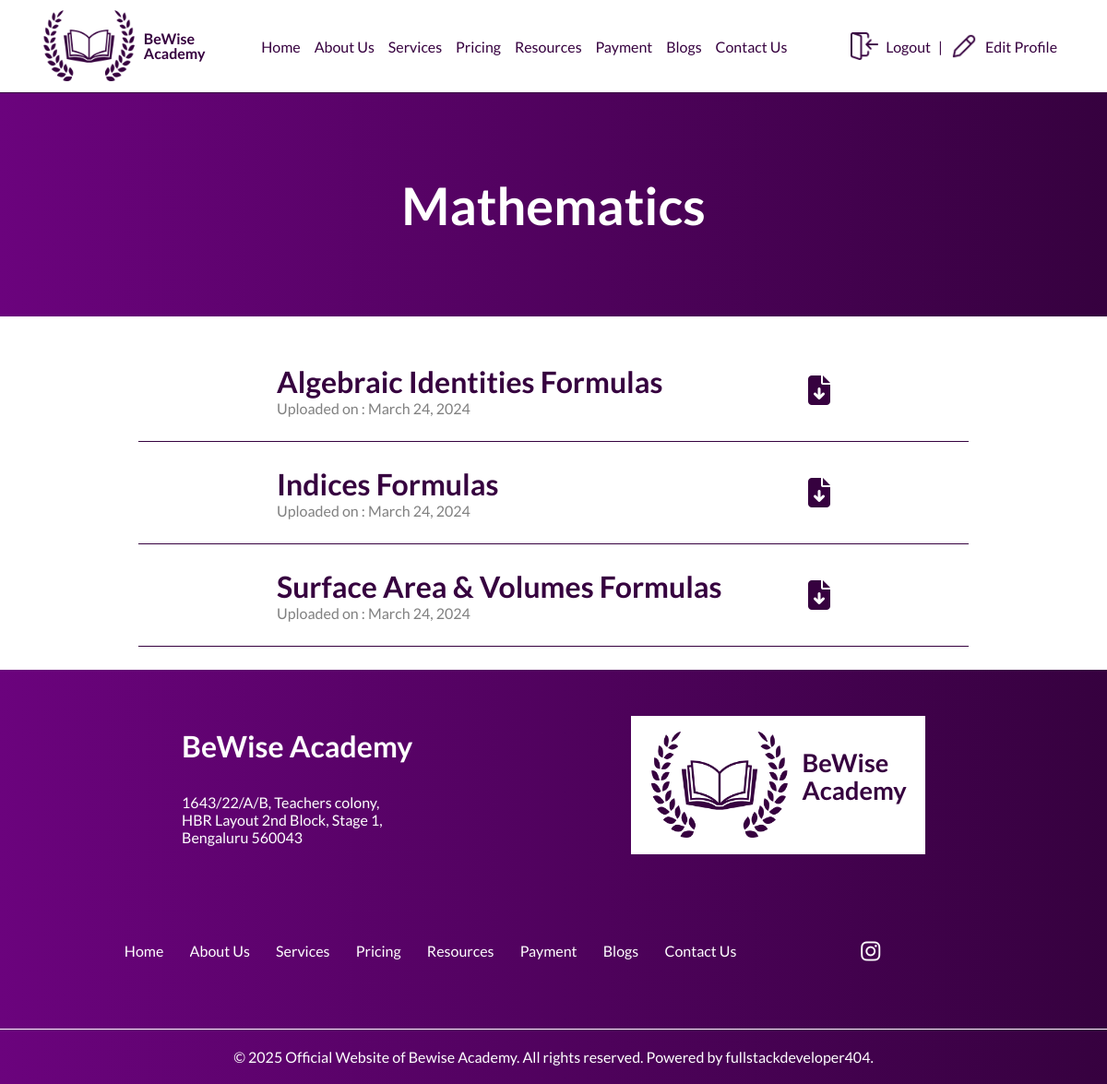
Page /resources/mathematics (signed in) on the earlier database version.
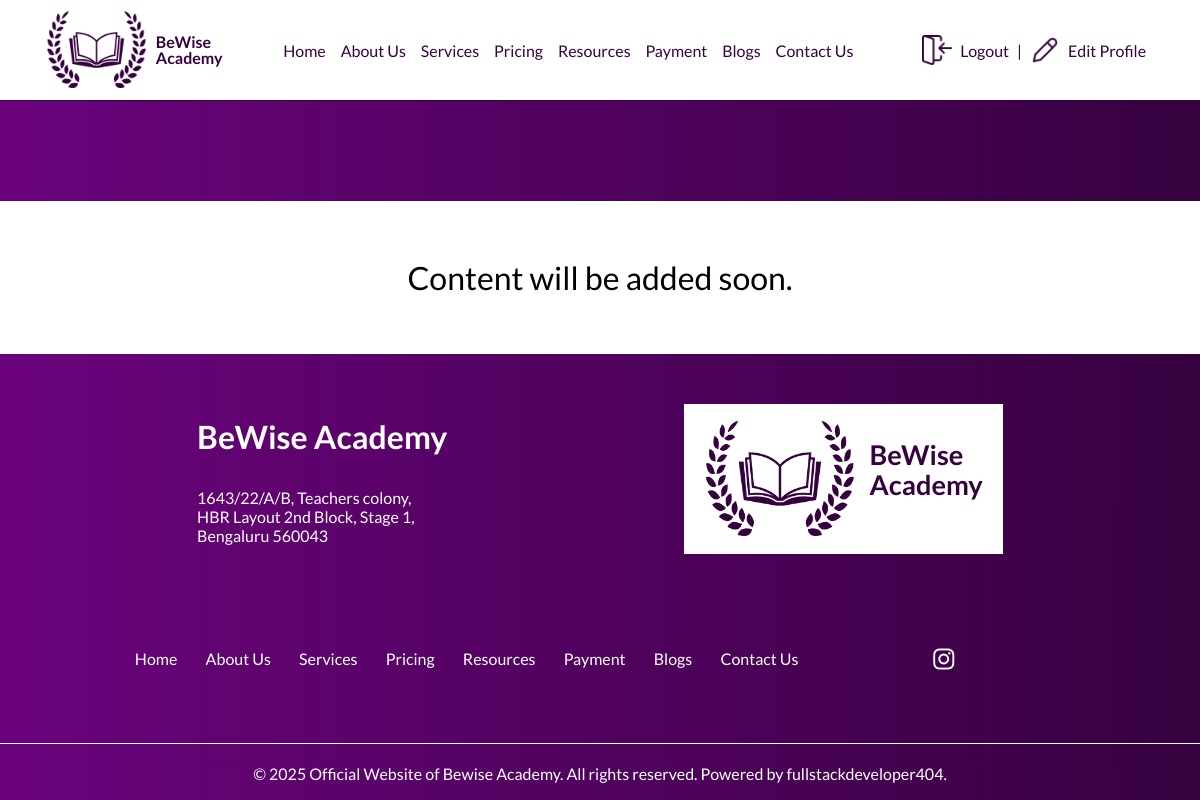
Same page on the later database version.
### tutor/models.py (models this page shows, shortened)
class Resources(models.Model):
    subjectName = models.CharField(max_length=50)
    topicName = models.CharField(max_length=50)
    document = models.FileField(upload_to="media/docs/")
    uploaded_on = models.DateField(default=datetime.date.today)

### tutor/views.py (the view)
# urls.py: path('resources/mathematics', mathematicsView, name='mathematics'),
@login_required
def mathematicsView(request):
    docs = Resources.objects.filter(subjectName="Mathematics")
    return render(request, "subject.html", {'list': docs})

### templates/subject.html (shortened to what this page needs)
<!DOCTYPE html>
{% extends 'base.html' %}
{% load static %}
    {% block extrahead %}
    <link rel="stylesheet" href="{% static './static/css/subject.css' %}">
    {% endblock %}
    {% block content %}
    <div class="main-body">
        <div class="header">
            {% for i in list %}
            {% if forloop.first %}
            <h1>{{i.subjectName}}</h1>
            {% endif %}
            {% endfor %}
        </div>
        <div class="file-list">
            {% if not list %}
            <p class="cstatus">Content will be added soon.</p>
            {% else %}
            {% for i in list %}
            <div class="file">
                <p><span><b>{{i.topicName}}</b></span><br>Uploaded on : {{i.uploaded_on}}</p>
                <a href="{{i.document.url}}" download><i class="fa-solid fa-file-arrow-down"
                        style="color: #36013f;"></i></a>
            </div>
            {% endfor %}
            {% endif %}
        </div>
    </div>
    {% endblock content %}

Differences in the rows shown:
removed Resources: subjectName "Mathematics", topicName "Algebraic Identities Formulas", uploaded_on "March 24, 2024"
removed Resources: topicName "Indices Formulas", uploaded_on "March 24, 2024"
removed Resources: topicName "Surface Area & Volumes Formulas", uploaded_on "March 24, 2024"
Other differences:
text now shown: "Content will be added soon."
